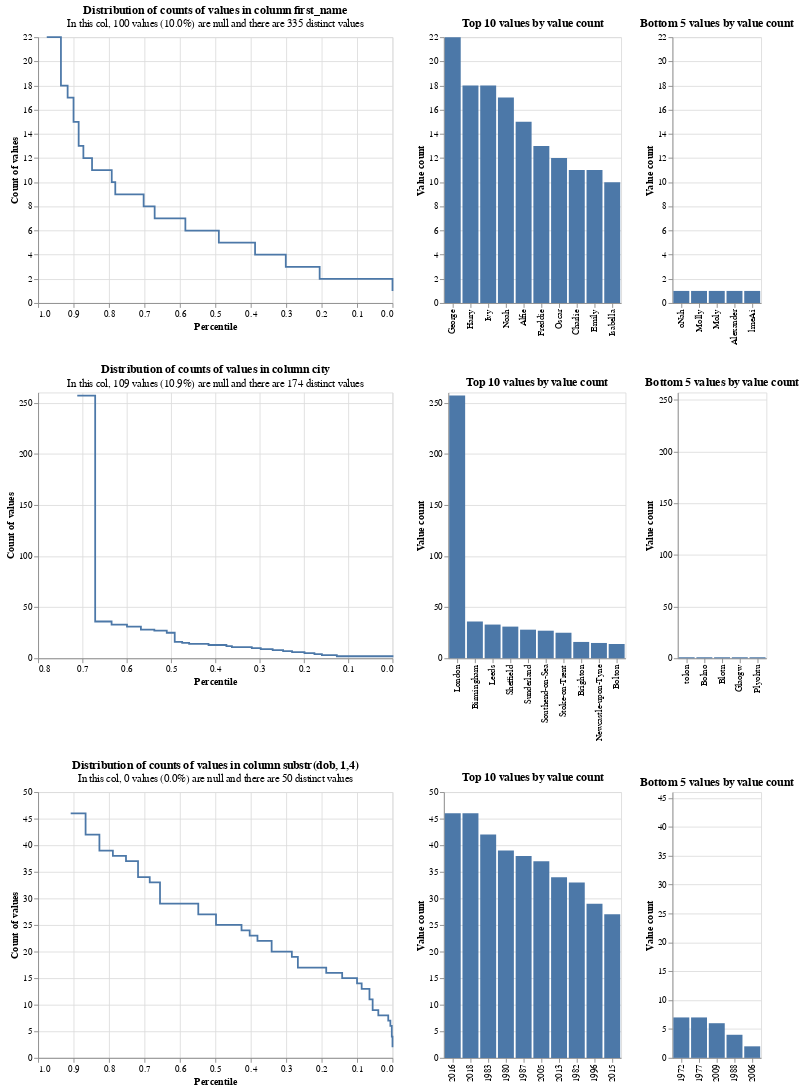

Source (notebook cell):
### Markdown cell above
## Step 2: Profile columns

Splink can perform exploratory analysis of columns (e.g. `first_name`, or arbitrary sql expressions like `concat(first_name, surname)`).  

This is useful for understanding your data, whether it suffers from skew, and whether additional data cleaning may be necessary.

### Code cell
# Initialise the linker, passing in the input dataset(s)
linker = DuckDBLinker(input_tables = {"fake_1000": df})

linker.profile_columns(["first_name", "city", "substr(dob, 1,4)"], top_n=10, bottom_n=5)

### Figure 1 — Vega-Lite specification as saved in the notebook (floating-point values rounded to 4 significant figures)
{"config": {"view": {"continuousWidth": 400, "continuousHeight": 300}}, "vconcat": [{"hconcat": [{"data": {"values": [{"percentile_ex_nulls": 0.9756, "percentile_inc_nulls": 0.978, "value_count": 22, "group_name": "first_name", "total_non_null_rows": 900, "total_rows_inc_nulls": 1000, "sum_tokens_in_value_count_group": 22.0, "distinct_value_count": 335}, {"percentile_ex_nulls": 0.9356, "percentile_inc_nulls": 0.942, "value_count": 18, "group_name": "first_name", "total_non_null_rows": 900, "total_rows_inc_nulls": 1000, "sum_tokens_in_value_count_group": 36.0, "distinct_value_count": 335}, {"percentile_ex_nulls": 0.9167, "percentile_inc_nulls": 0.925, "value_count": 17, "group_name": "first_name", "total_non_null_rows": 900, "total_rows_inc_nulls": 1000, "sum_tokens_in_value_count_group": 17.0, "distinct_value_count": 335}, {"percentile_ex_nulls": 0.9, "percentile_inc_nulls": 0.91, "value_count": 15, "group_name": "first_name", "total_non_null_rows": 900, "total_rows_inc_nulls": 1000, "sum_tokens_in_value_count_group": 15.0, "distinct_value_count": 335}, {"percentile_ex_nulls": 0.8856, "percentile_inc_nulls": 0.897, "value_count": 13, "group_name": "first_name", "total_non_null_rows": 900, "total_rows_inc_nulls": 1000, "sum_tokens_in_value_count_group": 13.0, "distinct_value_count": 335}, {"percentile_ex_nulls": 0.8722, "percentile_inc_nulls": 0.885, "value_count": 12, "group_name": "first_name", "total_non_null_rows": 900, "total_rows_inc_nulls": 1000, "sum_tokens_in_value_count_group": 12.0, "distinct_value_count": 335}, {"percentile_ex_nulls": 0.8478, "percentile_inc_nulls": 0.863, "value_count": 11, "group_name": "first_name", "total_non_null_rows": 900, "total_rows_inc_nulls": 1000, "sum_tokens_in_value_count_group": 22.0, "distinct_value_count": 335}, {"percentile_ex_nulls": 0.7922, "percentile_inc_nulls": 0.813, "value_count": 10, "group_name": "first_name", "total_non_null_rows": 900, "total_rows_inc_nulls": 1000, "sum_tokens_in_value_count_group": 50.0, "distinct_value_count": 335}, {"percentile_ex_nulls": 0.7822, "percentile_inc_nulls": 0.804, "value_count": 9, "group_name": "first_name", "total_non_null_rows": 900, "total_rows_inc_nulls": 1000, "sum_tokens_in_value_count_group": 9.0, "distinct_value_count": 335}, {"percentile_ex_nulls": 0.7022, "percentile_inc_nulls": 0.732, "value_count": 8, "group_name": "first_name", "total_non_null_rows": 900, "total_rows_inc_nulls": 1000, "sum_tokens_in_value_count_group": 72.0, "distinct_value_count": 335}, {"percentile_ex_nulls": 0.6711, "percentile_inc_nulls": 0.704, "value_count": 7, "group_name": "first_name", "total_non_null_rows": 900, "total_rows_inc_nulls": 1000, "sum_tokens_in_value_count_group": 28.0, "distinct_value_count": 335}, {"percentile_ex_nulls": 0.5844, "percentile_inc_nulls": 0.626, "value_count": 6, "group_name": "first_name", "total_non_null_rows": 900, "total_rows_inc_nulls": 1000, "sum_tokens_in_value_count_group": 78.0, "distinct_value_count": 335}, {"percentile_ex_nulls": 0.49, "percentile_inc_nulls": 0.541, "value_count": 5, "group_name": "first_name", "total_non_null_rows": 900, "total_rows_inc_nulls": 1000, "sum_tokens_in_value_count_group": 85.0, "distinct_value_count": 335}, {"percentile_ex_nulls": 0.3878, "percentile_inc_nulls": 0.449, "value_count": 4, "group_name": "first_name", "total_non_null_rows": 900, "total_rows_inc_nulls": 1000, "sum_tokens_in_value_count_group": 92.0, "distinct_value_count": 335}, {"percentile_ex_nulls": 0.3011, "percentile_inc_nulls": 0.371, "value_count": 3, "group_name": "first_name", "total_non_null_rows": 900, "total_rows_inc_nulls": 1000, "sum_tokens_in_value_count_group": 78.0, "distinct_value_count": 335}, {"percentile_ex_nulls": 0.2056, "percentile_inc_nulls": 0.285, "value_count": 2, "group_name": "first_name", "total_non_null_rows": 900, "total_rows_inc_nulls": 1000, "sum_tokens_in_value_count_group": 86.0, "distinct_value_count": 335}, {"percentile_ex_nulls": 0.0, "percentile_inc_nulls": 0.1, "value_count": 1, "group_name": "first_name", "total_non_null_rows": 900, "total_rows_inc_nulls": 1000, "sum_tokens_in_value_count_group": 185.0, "distinct_value_count": 335}]}, "mark": {"type": "line", "interpolate": "step-after"}, "encoding": {"x": {"type": "quantitative", "field": "percentile_ex_nulls", "sort": "descending", "title": "Percentile"}, "y": {"type": "quantitative", "field": "value_count", "title": "Count of values"}, "tooltip": [{"field": "value_count", "type": "quantitative"}, {"field": "percentile_ex_nulls", "type": "quantitative"}, {"field": "percentile_inc_nulls", "type": "quantitative"}, {"field": "total_non_null_rows", "type": "quantitative"}, {"field": "total_rows_inc_nulls", "type": "quantitative"}]}, "title": {"text": "Distribution of counts of values in column first_name", "subtitle": "In this col, 100 values (10.0%) are null and there are 335 distinct values"}}, {"data": {"values": [{"value_count": 22, "group_name": "first_name", "value": "George ", "total_non_null_rows": 900, "total_rows_inc_nulls": 1000, "distinct_value_count": 335}, {"value_count": 18, "group_name": "first_name", "value": "Harry ", "total_non_null_rows": 900, "total_rows_inc_nulls": 1000, "distinct_value_count": 335}, {"value_count": 18, "group_name": "first_name", "value": "Ivy ", "total_non_null_rows": 900, "total_rows_inc_nulls": 1000, "distinct_value_count": 335}, {"value_count": 17, "group_name": "first_name", "value": "Noah ", "total_non_null_rows": 900, "total_rows_inc_nulls": 1000, "distinct_value_count": 335}, {"value_count": 15, "group_name": "first_name", "value": "Alfie ", "total_non_null_rows": 900, "total_rows_inc_nulls": 1000, "distinct_value_count": 335}, {"value_count": 13, "group_name": "first_name", "value": "Freddie ", "total_non_null_rows": 900, "total_rows_inc_nulls": 1000, "distinct_value_count": 335}, {"value_count": 12, "group_name": "first_name", "value": "Oscar ", "total_non_null_rows": 900, "total_rows_inc_nulls": 1000, "distinct_value_count": 335}, {"value_count": 11, "group_name": "first_name", "value": "Charlie ", "total_non_null_rows": 900, "total_rows_inc_nulls": 1000, "distinct_value_count": 335}, {"value_count": 11, "group_name": "first_name", "value": "Emily ", "total_non_null_rows": 900, "total_rows_inc_nulls": 1000, "distinct_value_count": 335}, {"value_count": 10, "group_name": "first_name", "value": "Isabella ", "total_non_null_rows": 900, "total_rows_inc_nulls": 1000, "distinct_value_count": 335}]}, "mark": "bar", "encoding": {"x": {"type": "nominal", "field": "value", "sort": "-y", "title": null}, "y": {"type": "quantitative", "field": "value_count", "title": "Value count"}, "tooltip": [{"field": "value", "type": "nominal"}, {"field": "value_count", "type": "quantitative"}, {"field": "total_non_null_rows", "type": "quantitative"}, {"field": "total_rows_inc_nulls", "type": "quantitative"}]}, "title": "Top 10 values by value count"}, {"data": {"values": [{"value_count": 1, "group_name": "first_name", "value": "oNah", "total_non_null_rows": 900, "total_rows_inc_nulls": 1000, "distinct_value_count": 335}, {"value_count": 1, "group_name": "first_name", "value": "Molly ", "total_non_null_rows": 900, "total_rows_inc_nulls": 1000, "distinct_value_count": 335}, {"value_count": 1, "group_name": "first_name", "value": "Moly ", "total_non_null_rows": 900, "total_rows_inc_nulls": 1000, "distinct_value_count": 335}, {"value_count": 1, "group_name": "first_name", "value": "Alexander", "total_non_null_rows": 900, "total_rows_inc_nulls": 1000, "distinct_value_count": 335}, {"value_count": 1, "group_name": "first_name", "value": "lmeAi ", "total_non_null_rows": 900, "total_rows_inc_nulls": 1000, "distinct_value_count": 335}]}, "mark": "bar", "encoding": {"x": {"type": "nominal", "field": "value", "sort": "-y", "title": null}, "y": {"type": "quantitative", "field": "value_count", "title": "Value count", "scale": {"domain": [0, 22]}}, "tooltip": [{"field": "value", "type": "nominal"}, {"field": "value_count", "type": "quantitative"}, {"field": "total_non_null_rows", "type": "quantitative"}, {"field": "total_rows_inc_nulls", "type": "quantitative"}]}, "title": "Bottom 5 values by value count"}]}, {"hconcat": [{"data": {"values": [{"percentile_ex_nulls": 0.7116, "percentile_inc_nulls": 0.743, "value_count": 257, "group_name": "city", "total_non_null_rows": 891, "total_rows_inc_nulls": 1000, "sum_tokens_in_value_count_group": 257.0, "distinct_value_count": 174}, {"percentile_ex_nulls": 0.6712, "percentile_inc_nulls": 0.707, "value_count": 36, "group_name": "city", "total_non_null_rows": 891, "total_rows_inc_nulls": 1000, "sum_tokens_in_value_count_group": 36.0, "distinct_value_count": 174}, {"percentile_ex_nulls": 0.6341, "percentile_inc_nulls": 0.674, "value_count": 33, "group_name": "city", "total_non_null_rows": 891, "total_rows_inc_nulls": 1000, "sum_tokens_in_value_count_group": 33.0, "distinct_value_count": 174}, {"percentile_ex_nulls": 0.5993, "percentile_inc_nulls": 0.643, "value_count": 31, "group_name": "city", "total_non_null_rows": 891, "total_rows_inc_nulls": 1000, "sum_tokens_in_value_count_group": 31.0, "distinct_value_count": 174}, {"percentile_ex_nulls": 0.5679, "percentile_inc_nulls": 0.615, "value_count": 28, "group_name": "city", "total_non_null_rows": 891, "total_rows_inc_nulls": 1000, "sum_tokens_in_value_count_group": 28.0, "distinct_value_count": 174}, {"percentile_ex_nulls": 0.5376, "percentile_inc_nulls": 0.588, "value_count": 27, "group_name": "city", "total_non_null_rows": 891, "total_rows_inc_nulls": 1000, "sum_tokens_in_value_count_group": 27.0, "distinct_value_count": 174}, {"percentile_ex_nulls": 0.5095, "percentile_inc_nulls": 0.563, "value_count": 25, "group_name": "city", "total_non_null_rows": 891, "total_rows_inc_nulls": 1000, "sum_tokens_in_value_count_group": 25.0, "distinct_value_count": 174}, {"percentile_ex_nulls": 0.4916, "percentile_inc_nulls": 0.547, "value_count": 16, "group_name": "city", "total_non_null_rows": 891, "total_rows_inc_nulls": 1000, "sum_tokens_in_value_count_group": 16.0, "distinct_value_count": 174}, {"percentile_ex_nulls": 0.4747, "percentile_inc_nulls": 0.532, "value_count": 15, "group_name": "city", "total_non_null_rows": 891, "total_rows_inc_nulls": 1000, "sum_tokens_in_value_count_group": 15.0, "distinct_value_count": 174}, {"percentile_ex_nulls": 0.459, "percentile_inc_nulls": 0.518, "value_count": 14, "group_name": "city", "total_non_null_rows": 891, "total_rows_inc_nulls": 1000, "sum_tokens_in_value_count_group": 14.0, "distinct_value_count": 174}, {"percentile_ex_nulls": 0.4153, "percentile_inc_nulls": 0.479, "value_count": 13, "group_name": "city", "total_non_null_rows": 891, "total_rows_inc_nulls": 1000, "sum_tokens_in_value_count_group": 39.0, "distinct_value_count": 174}, {"percentile_ex_nulls": 0.3749, "percentile_inc_nulls": 0.443, "value_count": 12, "group_name": "city", "total_non_null_rows": 891, "total_rows_inc_nulls": 1000, "sum_tokens_in_value_count_group": 36.0, "distinct_value_count": 174}, {"percentile_ex_nulls": 0.3625, "percentile_inc_nulls": 0.432, "value_count": 11, "group_name": "city", "total_non_null_rows": 891, "total_rows_inc_nulls": 1000, "sum_tokens_in_value_count_group": 11.0, "distinct_value_count": 174}, {"percentile_ex_nulls": 0.3176, "percentile_inc_nulls": 0.392, "value_count": 10, "group_name": "city", "total_non_null_rows": 891, "total_rows_inc_nulls": 1000, "sum_tokens_in_value_count_group": 40.0, "distinct_value_count": 174}, {"percentile_ex_nulls": 0.2974, "percentile_inc_nulls": 0.374, "value_count": 9, "group_name": "city", "total_non_null_rows": 891, "total_rows_inc_nulls": 1000, "sum_tokens_in_value_count_group": 18.0, "distinct_value_count": 174}, {"percentile_ex_nulls": 0.2705, "percentile_inc_nulls": 0.35, "value_count": 8, "group_name": "city", "total_non_null_rows": 891, "total_rows_inc_nulls": 1000, "sum_tokens_in_value_count_group": 24.0, "distinct_value_count": 174}, {"percentile_ex_nulls": 0.2469, "percentile_inc_nulls": 0.329, "value_count": 7, "group_name": "city", "total_non_null_rows": 891, "total_rows_inc_nulls": 1000, "sum_tokens_in_value_count_group": 21.0, "distinct_value_count": 174}, {"percentile_ex_nulls": 0.2267, "percentile_inc_nulls": 0.311, "value_count": 6, "group_name": "city", "total_non_null_rows": 891, "total_rows_inc_nulls": 1000, "sum_tokens_in_value_count_group": 18.0, "distinct_value_count": 174}, {"percentile_ex_nulls": 0.1987, "percentile_inc_nulls": 0.286, "value_count": 5, "group_name": "city", "total_non_null_rows": 891, "total_rows_inc_nulls": 1000, "sum_tokens_in_value_count_group": 25.0, "distinct_value_count": 174}, {"percentile_ex_nulls": 0.1762, "percentile_inc_nulls": 0.266, "value_count": 4, "group_name": "city", "total_non_null_rows": 891, "total_rows_inc_nulls": 1000, "sum_tokens_in_value_count_group": 20.0, "distinct_value_count": 174}, {"percentile_ex_nulls": 0.1594, "percentile_inc_nulls": 0.251, "value_count": 3, "group_name": "city", "total_non_null_rows": 891, "total_rows_inc_nulls": 1000, "sum_tokens_in_value_count_group": 15.0, "distinct_value_count": 174}, {"percentile_ex_nulls": 0.1257, "percentile_inc_nulls": 0.221, "value_count": 2, "group_name": "city", "total_non_null_rows": 891, "total_rows_inc_nulls": 1000, "sum_tokens_in_value_count_group": 30.0, "distinct_value_count": 174}, {"percentile_ex_nulls": 0.0, "percentile_inc_nulls": 0.109, "value_count": 1, "group_name": "city", "total_non_null_rows": 891, "total_rows_inc_nulls": 1000, "sum_tokens_in_value_count_group": 112.0, "distinct_value_count": 174}]}, "mark": {"type": "line", "interpolate": "step-after"}, "encoding": {"x": {"type": "quantitative", "field": "percentile_ex_nulls", "sort": "descending", "title": "Percentile"}, "y": {"type": "quantitative", "field": "value_count", "title": "Count of values"}, "tooltip": [{"field": "value_count", "type": "quantitative"}, {"field": "percentile_ex_nulls", "type": "quantitative"}, {"field": "percentile_inc_nulls", "type": "quantitative"}, {"field": "total_non_null_rows", "type": "quantitative"}, {"field": "total_rows_inc_nulls", "type": "quantitative"}]}, "title": {"text": "Distribution of counts of values in column city", "subtitle": "In this col, 109 values (10.9%) are null and there are 174 distinct values"}}, {"data": {"values": [{"value_count": 257, "group_name": "city", "value": "London", "total_non_null_rows": 891, "total_rows_inc_nulls": 1000, "distinct_value_count": 174}, {"value_count": 36, "group_name": "city", "value": "Birmingham", "total_non_null_rows": 891, "total_rows_inc_nulls": 1000, "distinct_value_count": 174}, {"value_count": 33, "group_name": "city", "value": "Leeds", "total_non_null_rows": 891, "total_rows_inc_nulls": 1000, "distinct_value_count": 174}, {"value_count": 31, "group_name": "city", "value": "Sheffield", "total_non_null_rows": 891, "total_rows_inc_nulls": 1000, "distinct_value_count": 174}, {"value_count": 28, "group_name": "city", "value": "Sunderland", "total_non_null_rows": 891, "total_rows_inc_nulls": 1000, "distinct_value_count": 174}, {"value_count": 27, "group_name": "city", "value": "Southend-on-Sea", "total_non_null_rows": 891, "total_rows_inc_nulls": 1000, "distinct_value_count": 174}, {"value_count": 25, "group_name": "city", "value": "Stoke-on-Trent", "total_non_null_rows": 891, "total_rows_inc_nulls": 1000, "distinct_value_count": 174}, {"value_count": 16, "group_name": "city", "value": "Brighton", "total_non_null_rows": 891, "total_rows_inc_nulls": 1000, "distinct_value_count": 174}, {"value_count": 15, "group_name": "city", "value": "Newcastle-upon-Tyne", "total_non_null_rows": 891, "total_rows_inc_nulls": 1000, "distinct_value_count": 174}, {"value_count": 14, "group_name": "city", "value": "Bolton", "total_non_null_rows": 891, "total_rows_inc_nulls": 1000, "distinct_value_count": 174}]}, "mark": "bar", "encoding": {"x": {"type": "nominal", "field": "value", "sort": "-y", "title": null}, "y": {"type": "quantitative", "field": "value_count", "title": "Value count"}, "tooltip": [{"field": "value", "type": "nominal"}, {"field": "value_count", "type": "quantitative"}, {"field": "total_non_null_rows", "type": "quantitative"}, {"field": "total_rows_inc_nulls", "type": "quantitative"}]}, "title": "Top 10 values by value count"}, {"data": {"values": [{"value_count": 1, "group_name": "city", "value": "tolon", "total_non_null_rows": 891, "total_rows_inc_nulls": 1000, "distinct_value_count": 174}, {"value_count": 1, "group_name": "city", "value": "Bolno", "total_non_null_rows": 891, "total_rows_inc_nulls": 1000, "distinct_value_count": 174}, {"value_count": 1, "group_name": "city", "value": "Blotn", "total_non_null_rows": 891, "total_rows_inc_nulls": 1000, "distinct_value_count": 174}, {"value_count": 1, "group_name": "city", "value": "Glaogw", "total_non_null_rows": 891, "total_rows_inc_nulls": 1000, "distinct_value_count": 174}, {"value_count": 1, "group_name": "city", "value": "Plyohtu", "total_non_null_rows": 891, "total_rows_inc_nulls": 1000, "distinct_value_count": 174}]}, "mark": "bar", "encoding": {"x": {"type": "nominal", "field": "value", "sort": "-y", "title": null}, "y": {"type": "quantitative", "field": "value_count", "title": "Value count", "scale": {"domain": [0, 257]}}, "tooltip": [{"field": "value", "type": "nominal"}, {"field": "value_count", "type": "quantitative"}, {"field": "total_non_null_rows", "type": "quantitative"}, {"field": "total_rows_inc_nulls", "type": "quantitative"}]}, "title": "Bottom 5 values by value count"}]}, {"hconcat": [{"data": {"values": [{"percentile_ex_nulls": 0.908, "percentile_inc_nulls": 0.908, "value_count": 46, "group_name": "substr(dob, 1,4)", "total_non_null_rows": 1000, "total_rows_inc_nulls": 1000, "sum_tokens_in_value_count_group": 92.0, "distinct_value_count": 50}, {"percentile_ex_nulls": 0.866, "percentile_inc_nulls": 0.866, "value_count": 42, "group_name": "substr(dob, 1,4)", "total_non_null_rows": 1000, "total_rows_inc_nulls": 1000, "sum_tokens_in_value_count_group": 42.0, "distinct_value_count": 50}, {"percentile_ex_nulls": 0.827, "percentile_inc_nulls": 0.827, "value_count": 39, "group_name": "substr(dob, 1,4)", "total_non_null_rows": 1000, "total_rows_inc_nulls": 1000, "sum_tokens_in_value_count_group": 39.0, "distinct_value_count": 50}, {"percentile_ex_nulls": 0.789, "percentile_inc_nulls": 0.789, "value_count": 38, "group_name": "substr(dob, 1,4)", "total_non_null_rows": 1000, "total_rows_inc_nulls": 1000, "sum_tokens_in_value_count_group": 38.0, "distinct_value_count": 50}, {"percentile_ex_nulls": 0.752, "percentile_inc_nulls": 0.752, "value_count": 37, "group_name": "substr(dob, 1,4)", "total_non_null_rows": 1000, "total_rows_inc_nulls": 1000, "sum_tokens_in_value_count_group": 37.0, "distinct_value_count": 50}, {"percentile_ex_nulls": 0.718, "percentile_inc_nulls": 0.718, "value_count": 34, "group_name": "substr(dob, 1,4)", "total_non_null_rows": 1000, "total_rows_inc_nulls": 1000, "sum_tokens_in_value_count_group": 34.0, "distinct_value_count": 50}, {"percentile_ex_nulls": 0.685, "percentile_inc_nulls": 0.685, "value_count": 33, "group_name": "substr(dob, 1,4)", "total_non_null_rows": 1000, "total_rows_inc_nulls": 1000, "sum_tokens_in_value_count_group": 33.0, "distinct_value_count": 50}, {"percentile_ex_nulls": 0.656, "percentile_inc_nulls": 0.656, "value_count": 29, "group_name": "substr(dob, 1,4)", "total_non_null_rows": 1000, "total_rows_inc_nulls": 1000, "sum_tokens_in_value_count_group": 29.0, "distinct_value_count": 50}, {"percentile_ex_nulls": 0.548, "percentile_inc_nulls": 0.548, "value_count": 27, "group_name": "substr(dob, 1,4)", "total_non_null_rows": 1000, "total_rows_inc_nulls": 1000, "sum_tokens_in_value_count_group": 108.0, "distinct_value_count": 50}, {"percentile_ex_nulls": 0.498, "percentile_inc_nulls": 0.498, "value_count": 25, "group_name": "substr(dob, 1,4)", "total_non_null_rows": 1000, "total_rows_inc_nulls": 1000, "sum_tokens_in_value_count_group": 50.0, "distinct_value_count": 50}, {"percentile_ex_nulls": 0.426, "percentile_inc_nulls": 0.426, "value_count": 24, "group_name": "substr(dob, 1,4)", "total_non_null_rows": 1000, "total_rows_inc_nulls": 1000, "sum_tokens_in_value_count_group": 72.0, "distinct_value_count": 50}, {"percentile_ex_nulls": 0.403, "percentile_inc_nulls": 0.403, "value_count": 23, "group_name": "substr(dob, 1,4)", "total_non_null_rows": 1000, "total_rows_inc_nulls": 1000, "sum_tokens_in_value_count_group": 23.0, "distinct_value_count": 50}, {"percentile_ex_nulls": 0.381, "percentile_inc_nulls": 0.381, "value_count": 22, "group_name": "substr(dob, 1,4)", "total_non_null_rows": 1000, "total_rows_inc_nulls": 1000, "sum_tokens_in_value_count_group": 22.0, "distinct_value_count": 50}, {"percentile_ex_nulls": 0.341, "percentile_inc_nulls": 0.341, "value_count": 20, "group_name": "substr(dob, 1,4)", "total_non_null_rows": 1000, "total_rows_inc_nulls": 1000, "sum_tokens_in_value_count_group": 40.0, "distinct_value_count": 50}, {"percentile_ex_nulls": 0.284, "percentile_inc_nulls": 0.284, "value_count": 19, "group_name": "substr(dob, 1,4)", "total_non_null_rows": 1000, "total_rows_inc_nulls": 1000, "sum_tokens_in_value_count_group": 57.0, "distinct_value_count": 50}, {"percentile_ex_nulls": 0.267, "percentile_inc_nulls": 0.267, "value_count": 17, "group_name": "substr(dob, 1,4)", "total_non_null_rows": 1000, "total_rows_inc_nulls": 1000, "sum_tokens_in_value_count_group": 17.0, "distinct_value_count": 50}, {"percentile_ex_nulls": 0.187, "percentile_inc_nulls": 0.187, "value_count": 16, "group_name": "substr(dob, 1,4)", "total_non_null_rows": 1000, "total_rows_inc_nulls": 1000, "sum_tokens_in_value_count_group": 80.0, "distinct_value_count": 50}, {"percentile_ex_nulls": 0.142, "percentile_inc_nulls": 0.142, "value_count": 15, "group_name": "substr(dob, 1,4)", "total_non_null_rows": 1000, "total_rows_inc_nulls": 1000, "sum_tokens_in_value_count_group": 45.0, "distinct_value_count": 50}, {"percentile_ex_nulls": 0.1, "percentile_inc_nulls": 0.1, "value_count": 14, "group_name": "substr(dob, 1,4)", "total_non_null_rows": 1000, "total_rows_inc_nulls": 1000, "sum_tokens_in_value_count_group": 42.0, "distinct_value_count": 50}, {"percentile_ex_nulls": 0.087, "percentile_inc_nulls": 0.087, "value_count": 13, "group_name": "substr(dob, 1,4)", "total_non_null_rows": 1000, "total_rows_inc_nulls": 1000, "sum_tokens_in_value_count_group": 13.0, "distinct_value_count": 50}, {"percentile_ex_nulls": 0.065, "percentile_inc_nulls": 0.065, "value_count": 11, "group_name": "substr(dob, 1,4)", "total_non_null_rows": 1000, "total_rows_inc_nulls": 1000, "sum_tokens_in_value_count_group": 22.0, "distinct_value_count": 50}, {"percentile_ex_nulls": 0.056, "percentile_inc_nulls": 0.056, "value_count": 9, "group_name": "substr(dob, 1,4)", "total_non_null_rows": 1000, "total_rows_inc_nulls": 1000, "sum_tokens_in_value_count_group": 9.0, "distinct_value_count": 50}, {"percentile_ex_nulls": 0.04, "percentile_inc_nulls": 0.04, "value_count": 8, "group_name": "substr(dob, 1,4)", "total_non_null_rows": 1000, "total_rows_inc_nulls": 1000, "sum_tokens_in_value_count_group": 16.0, "distinct_value_count": 50}, {"percentile_ex_nulls": 0.012, "percentile_inc_nulls": 0.012, "value_count": 7, "group_name": "substr(dob, 1,4)", "total_non_null_rows": 1000, "total_rows_inc_nulls": 1000, "sum_tokens_in_value_count_group": 28.0, "distinct_value_count": 50}, {"percentile_ex_nulls": 0.006, "percentile_inc_nulls": 0.006, "value_count": 6, "group_name": "substr(dob, 1,4)", "total_non_null_rows": 1000, "total_rows_inc_nulls": 1000, "sum_tokens_in_value_count_group": 6.0, "distinct_value_count": 50}, {"percentile_ex_nulls": 0.002, "percentile_inc_nulls": 0.002, "value_count": 4, "group_name": "substr(dob, 1,4)", "total_non_null_rows": 1000, "total_rows_inc_nulls": 1000, "sum_tokens_in_value_count_group": 4.0, "distinct_value_count": 50}, {"percentile_ex_nulls": 0.0, "percentile_inc_nulls": 0.0, "value_count": 2, "group_name": "substr(dob, 1,4)", "total_non_null_rows": 1000, "total_rows_inc_nulls": 1000, "sum_tokens_in_value_count_group": 2.0, "distinct_value_count": 50}]}, "mark": {"type": "line", "interpolate": "step-after"}, "encoding": {"x": {"type": "quantitative", "field": "percentile_ex_nulls", "sort": "descending", "title": "Percentile"}, "y": {"type": "quantitative", "field": "value_count", "title": "Count of values"}, "tooltip": [{"field": "value_count", "type": "quantitative"}, {"field": "percentile_ex_nulls", "type": "quantitative"}, {"field": "percentile_inc_nulls", "type": "quantitative"}, {"field": "total_non_null_rows", "type": "quantitative"}, {"field": "total_rows_inc_nulls", "type": "quantitative"}]}, "title": {"text": "Distribution of counts of values in column substr(dob, 1,4)", "subtitle": "In this col, 0 values (0.0%) are null and there are 50 distinct values"}}, {"data": {"values": [{"value_count": 46, "group_name": "substr(dob, 1,4)", "value": "2016", "total_non_null_rows": 1000, "total_rows_inc_nulls": 1000, "distinct_value_count": 50}, {"value_count": 46, "group_name": "substr(dob, 1,4)", "value": "2018", "total_non_null_rows": 1000, "total_rows_inc_nulls": 1000, "distinct_value_count": 50}, {"value_count": 42, "group_name": "substr(dob, 1,4)", "value": "1983", "total_non_null_rows": 1000, "total_rows_inc_nulls": 1000, "distinct_value_count": 50}, {"value_count": 39, "group_name": "substr(dob, 1,4)", "value": "1980", "total_non_null_rows": 1000, "total_rows_inc_nulls": 1000, "distinct_value_count": 50}, {"value_count": 38, "group_name": "substr(dob, 1,4)", "value": "1987", "total_non_null_rows": 1000, "total_rows_inc_nulls": 1000, "distinct_value_count": 50}, {"value_count": 37, "group_name": "substr(dob, 1,4)", "value": "2005", "total_non_null_rows": 1000, "total_rows_inc_nulls": 1000, "distinct_value_count": 50}, {"value_count": 34, "group_name": "substr(dob, 1,4)", "value": "2013", "total_non_null_rows": 1000, "total_rows_inc_nulls": 1000, "distinct_value_count": 50}, {"value_count": 33, "group_name": "substr(dob, 1,4)", "value": "1982", "total_non_null_rows": 1000, "total_rows_inc_nulls": 1000, "distinct_value_count": 50}, {"value_count": 29, "group_name": "substr(dob, 1,4)", "value": "1996", "total_non_null_rows": 1000, "total_rows_inc_nulls": 1000, "distinct_value_count": 50}, {"value_count": 27, "group_name": "substr(dob, 1,4)", "value": "2015", "total_non_null_rows": 1000, "total_rows_inc_nulls": 1000, "distinct_value_count": 50}]}, "mark": "bar", "encoding": {"x": {"type": "nominal", "field": "value", "sort": "-y", "title": null}, "y": {"type": "quantitative", "field": "value_count", "title": "Value count"}, "tooltip": [{"field": "value", "type": "nominal"}, {"field": "value_count", "type": "quantitative"}, {"field": "total_non_null_rows", "type": "quantitative"}, {"field": "total_rows_inc_nulls", "type": "quantitative"}]}, "title": "Top 10 values by value count"}, {"data": {"values": [{"value_count": 2, "group_name": "substr(dob, 1,4)", "value": "2006", "total_non_null_rows": 1000, "total_rows_inc_nulls": 1000, "distinct_value_count": 50}, {"value_count": 4, "group_name": "substr(dob, 1,4)", "value": "1988", "total_non_null_rows": 1000, "total_rows_inc_nulls": 1000, "distinct_value_count": 50}, {"value_count": 6, "group_name": "substr(dob, 1,4)", "value": "2009", "total_non_null_rows": 1000, "total_rows_inc_nulls": 1000, "distinct_value_count": 50}, {"value_count": 7, "group_name": "substr(dob, 1,4)", "value": "1972", "total_non_null_rows": 1000, "total_rows_inc_nulls": 1000, "distinct_value_count": 50}, {"value_count": 7, "group_name": "substr(dob, 1,4)", "value": "1977", "total_non_null_rows": 1000, "total_rows_inc_nulls": 1000, "distinct_value_count": 50}]}, "mark": "bar", "encoding": {"x": {"type": "nominal", "field": "value", "sort": "-y", "title": null}, "y": {"type": "quantitative", "field": "value_count", "title": "Value count", "scale": {"domain": [0, 46]}}, "tooltip": [{"field": "value", "type": "nominal"}, {"field": "value_count", "type": "quantitative"}, {"field": "total_non_null_rows", "type": "quantitative"}, {"field": "total_rows_inc_nulls", "type": "quantitative"}]}, "title": "Bottom 5 values by value count"}]}], "$schema": "https://vega.github.io/schema/vega-lite/v4.8.1.json"}
